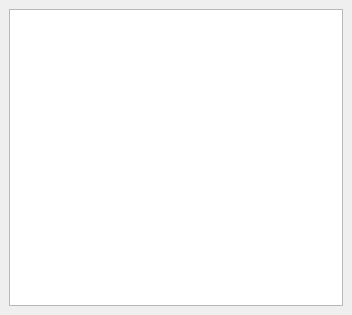
<?xml version="1.0" encoding="UTF-8"?>
<ui version="4.0">
 <class>DataWindow</class>
 <widget class="QMainWindow" name="DataWindow">
  <property name="geometry">
   <rect>
    <x>0</x>
    <y>0</y>
    <width>352</width>
    <height>315</height>
   </rect>
  </property>
  <property name="windowTitle">
   <string>MainWindow</string>
  </property>
  <widget class="QWidget" name="centralwidget">
   <layout class="QGridLayout" name="gridLayout">
    <item row="0" column="0">
     <widget class="QTableView" name="tbl_data"/>
    </item>
   </layout>
  </widget>
 </widget>
 <resources/>
 <connections/>
</ui>
